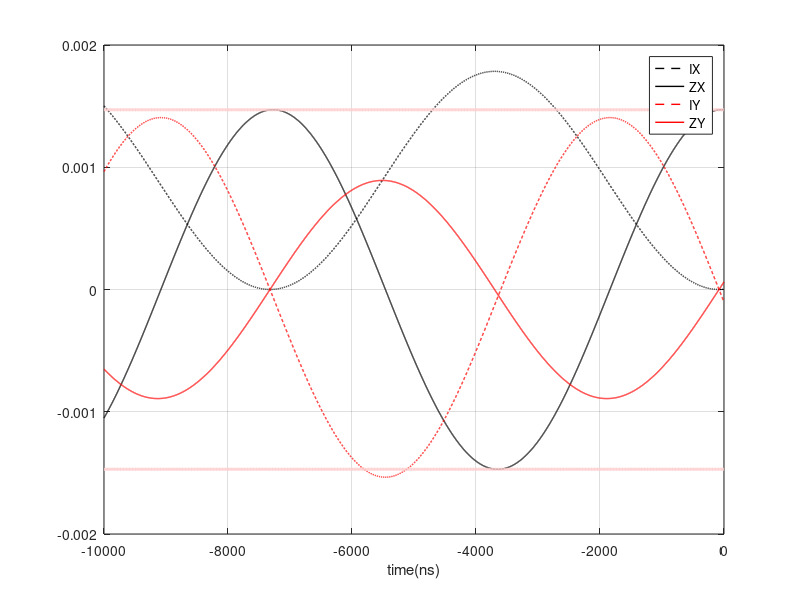

Write the MATLAB code that produced this figure.
function  [fCR0, phip, myB, phac] = Calculate_Required_CR_Parms_For_subspace_Numerical()
clear all;
%% Spec
% handle pi continuous problem
%% Parms

%omega,  J
omega1 = 2*pi * 5.114;
omega2 = 2*pi * 4.914;
alpha1 = 2*pi * 0.330;
alpha2 = 2*pi * 0.330;

J = 2*pi*0.0038;


% pumping parms
tL = 80;
tg = 30;
tsigma = 5;
tgPi = 20;
t_dist = tgPi/2 + 2*tsigma + tg/2 + 10;


% dress
detune12 = omega1 - omega2;
omega1_dress = omega1 + J^2 / detune12;
omega2_dress = omega2 - J^2 / detune12;

detuneDress12 = omega1_dress - omega2_dress;

% timeStart, timeMeasure
t_Center = -tL;
t_measure = 0;


%% Settings
t_I = -10000;
t_F = 000;
t_num = 4800;
lev = 3;

%% Useful Matrix

% 4 x 4 matrix
global x y z z1 zx x1 x2 y2 zz zy
x = [0, 1;1 0];
y = [0, -1j; 1j, 0];
z = [1, 0; 0, -1];
z1 = kron(z,eye(2));
zx = kron(z,x);
zy = kron(z,y);
x1 = kron(x,eye(2));
x2 = kron(eye(2),x);
y2 = kron(eye(2),y);
zz = kron(z,z);

% one qubit
a_oneq = zeros([lev, lev]);

for idx = 1:lev-1
    a_oneq(idx, idx + 1) = (idx)^.5;
end

N_oneq = a_oneq' * a_oneq;
X_oneq = a_oneq' + a_oneq;
Y_oneq = 1j * (a_oneq' - a_oneq);
Z_oneq = eye(lev) - 2 * N_oneq;

I = eye(lev);

% omega_ary
ary = 1:lev;
omega_diag1 = diag((ary - 1) * (omega1) - (ary - 1) .* (ary - 2)/2 * alpha1);
omega_diag2 = diag((ary - 1) * (omega2) - (ary - 1) .* (ary - 2)/2 * alpha2);

% two qubits
global II XI YI IX IY drive_dr XI_dr YI_dr D_dr sub_drive_dr sub_D_dr
Nq1 = kron(N_oneq, I);
Nq2 = kron(I, N_oneq);
aq1 = kron(a_oneq, I);
aq2 = kron(I, a_oneq);
Diagq1 = kron(omega_diag1, I);
Diagq2 = kron(I, omega_diag2);
XI = kron(X_oneq, I);
YI = kron(Y_oneq, I);
IX = kron(X_oneq, I);
IY = kron(Y_oneq, I);
II = eye(lev^2);





%% Hamiltonian: calculate xi, omegap

% Lab frame
H_lab_ud0 = Diagq1 + Diagq2 + J * (aq1'*aq2 + aq1*aq2');

% transfer all to dressed basis
[S_dr0, D_dr0] = dress(H_lab_ud0, lev);

sub_D_dr0 = D_dr0(1:4,1:4);

% Calculate xi
xi = real(trace(zz * sub_D_dr0))/4;

% Required omegap;
omegap = (sub_D_dr0(4,4) - sub_D_dr0(3,3) + sub_D_dr0(2,2) - sub_D_dr0(1,1))/2; 


%% Hamiltonian (Interacting picture)

H_lab_ud = Diagq1 + Diagq2 + J * (aq1'*aq2 + aq1*aq2') - omegap * Nq1 - omegap * Nq2;

% transfer all to dressed basis
[S_dr, D_dr] = dress(H_lab_ud, lev);
XI_dr = S_dr' * XI * S_dr;
YI_dr = S_dr' * YI * S_dr;

% sub-matrix
sub_D_dr = D_dr(1:4,1:4);


sub_D_dr  = sub_D_dr - 1*(detuneDress12/2 - 1*xi) * eye(4);



%% Calculate u,v

u = -real(trace(zx * XI_dr(1:4,1:4)))/4;
% u = J/detune12 * (-alpha2) / (detune12 - alpha2)


v = -real(trace(x2 * XI_dr(1:4,1:4)))/4;
% v = J/detune12 * (detune12) / (detune12 - alpha2)



%% Required uEff, fCR0, phac, fac
% fCR0s
uEff = A(t_Center, xi, t_measure, v, u);
fCR0 = Req_fCR0(uEff, tg, tsigma);
phip = phi0(t_Center, xi, t_measure, v, u);

% Active Cancellation
phac = phi0(t_Center, xi, t_measure, v, u) - phi1(t_Center, xi, t_measure, v, u);
fac = B(t_Center, xi, t_measure, v, u) * fCR0;

%% Display all parms
% u,v,xi
u
v
xi

% omegap
omegap

%CR
fCR0
phip

myB = B(t_Center, xi, t_measure, v, u);
myB
phac

% run
% run
[czx czy cix ciy] = run(t_I, t_F, t_num, t_Center, t_measure, phip, tg, tsigma, tgPi, fCR0, fac, phac, t_dist, u, uEff, 2);


end



function [czx, czy, cix, ciy] = run(t_I, t_F, t_num, t_CR, t_measure, phip, tg, tsigma, tgPi, fCR0, fac, phac, t_dist, u, uEff, plt_idx)
global drive_dr XI_dr YI_dr sub_drive_dr sub_D_dr
global zx x2 y2 zy


drive_dr = cos(phip) * (XI_dr) - sin(phip) * (YI_dr);
sub_drive_dr = drive_dr(1:4,1:4);


%% Run Hm 

% parms input
p.t_CR = t_CR;
p.t_measure = t_measure;
p.phip = phip;
p.tg = tg;
p.tsigma = tsigma;
p.tgPi = tgPi;
p.fCR0 = fCR0;
p.fac = fac;
p.phac = phac;
p.t_dist = t_dist;


% trace coefs
t = linspace(t_I, t_F, t_num);

coefIX = zeros([1, t_num]);
coefZX = zeros([1, t_num]);
coefIY = zeros([1, t_num]);
coefZY = zeros([1, t_num]);

for a=1:t_num
    buf = Hm(t(a), p);
    coefIX(a) = real(trace(buf' * x2)) / 4;
    coefZX(a) = real(trace(buf' * zx)) / 4;
    coefIY(a) = real(trace(buf' * y2)) / 4;
    coefZY(a) = real(trace(buf' * zy)) / 4;
end

%% Plot

figure(plt_idx)
plot(t, coefIX/(2*pi), '--', 'Color', [0 0 0], 'linewidth',1); hold on
plot(t, coefZX/(2*pi), '-', 'Color', [0 0 0], 'linewidth',1); hold on
plot(t, coefIY/(2*pi), '--', 'Color', [1 0 0], 'linewidth',1); hold on
plot(t, coefZY/(2*pi), '-', 'Color', [1 0 0], 'linewidth',1); hold on

plot(t, u * fCR0 * ones([1, t_num])/(2*pi), '-.', 'Color', [1 .8 .8], 'linewidth',2); hold on
plot(t, -u * fCR0 * ones([1, t_num])/(2*pi), '-.', 'Color', [1 .8 .8], 'linewidth',2); hold on
plot(t, uEff * fCR0 * ones([1, t_num])/(2*pi), '-.', 'Color', [1 .8 .8], 'linewidth',2); hold on
plot(t, -uEff * fCR0 * ones([1, t_num])/(2*pi), '-.', 'Color', [1 .8 .8], 'linewidth',2); hold on

grid on
xlabel('time(ns)')

legend('IX', 'ZX', 'IY', 'ZY')


tmp = Hm(t_CR, p);
czx = real(trace(tmp' * zx)) / 4;
czy = real(trace(tmp' * zy)) / 4;
cix = real(trace(tmp' * x2)) / 4;
ciy = real(trace(tmp' * y2)) / 4;

end





%% Hm

function out = Hm(t,p)
global sub_drive_dr sub_D_dr x2 y2

U_ud = expm(-1j * sub_D_dr * (t - p.t_measure));
Hm = (U_ud' * (p.fCR0 * sub_drive_dr) * U_ud) + p.fac * (cos(p.phac) * x2 - sin(p.phac) * y2);

out = Hm;
end


%% phi0, phi1, A, B
function out = phi0(t, xi, t_measure, v, u)
theta = 2*xi*(t - t_measure);
out = atan(v/(-u) * tan(theta));

% handle pi
add = .5 * pi * (1 + square(theta + pi/2));
out = out + add;
end

function out = phi1(t, xi, t_measure, v, u)
theta = 2*xi*(t - t_measure);
out = atan(-u/(v) * tan(theta));

% handle pi
add = .5 * pi * (1 + square(theta + pi/2));
out = out + add;
end

function out = A(t, xi, t_measure, v, u)
theta = 2*xi*(t - t_measure);
out = ((v * sin(theta))^2 + (u * cos(theta))^2)^.5;
end

function out = B(t, xi, t_measure, v, u)
theta = 2*xi*(t - t_measure);
out = ((u * sin(theta))^2 + (v * cos(theta))^2)^.5;
end

%% fCR0
function out = Req_fCR0(uEff, tg, tsigma)
%  CR Pumping Settings

out = pi / 4 / (((2 * pi)^.5 * tsigma + tg) * uEff)/2;

end


%% diag to dressed state
function [S, D] = dress(H_lab_ud, lev)
% define 
gg = zeros([lev^2,1]);gg(1) = 1;

ge = zeros([lev^2,1]);ge(2) = 1;

eg = zeros([lev^2,1]);eg(lev+1) = 1;

ee = zeros([lev^2,1]);ee(lev+2) = 1;

% D, S
D = zeros([lev^2, lev^2]);
S = zeros([lev^2, lev^2]);

% diagonalize
[V, F] = eig(H_lab_ud);

% re-arrange (4-states)
[M1, I1] = max(abs(gg' * V));
sgn1 = sign(V(1,I1));
S(1:lev^2, 1) = V(1:lev^2, I1)*sgn1;
D(1,1) = F(I1, I1);
V(:, I1) = [];
F(:,I1) = [];
F(I1, :) = [];

[M2, I2] = max(abs(ge' * V));
sgn2 = sign(V(2,I2));
S(1:lev^2, 2) = V(1:lev^2, I2)*sgn2;
D(2,2) = F(I2, I2);
V(:, I2) = [];
F(:,I2) = [];
F(I2, :) = [];

[M3, I3] = max(abs(eg' * V));
sgn3 = sign(V(lev+1,I3));
S(1:lev^2, 3) = V(1:lev^2, I3)*sgn3;
D(3,3) = F(I3, I3);
V(:, I3) = [];
F(:,I3) = [];
F(I3, :) = [];

[M4, I4] = max(abs(ee' * V));
sgn4 = sign(V(lev+2,I4));
S(1:lev^2, 4) = V(1:lev^2, I4)*sgn4;
D(4,4) = F(I4, I4);
V(:, I4) = [];
F(:,I4) = [];
F(I4, :) = [];

if(lev==2)
    return
end

% re-arrange (remaining-states)
buf = 5;
for idx=1:lev^2-4
    S(1:lev^2, buf) = V(1:lev^2, idx);
    D(buf, buf) = F(idx, idx);
    buf = buf + 1;
end

end